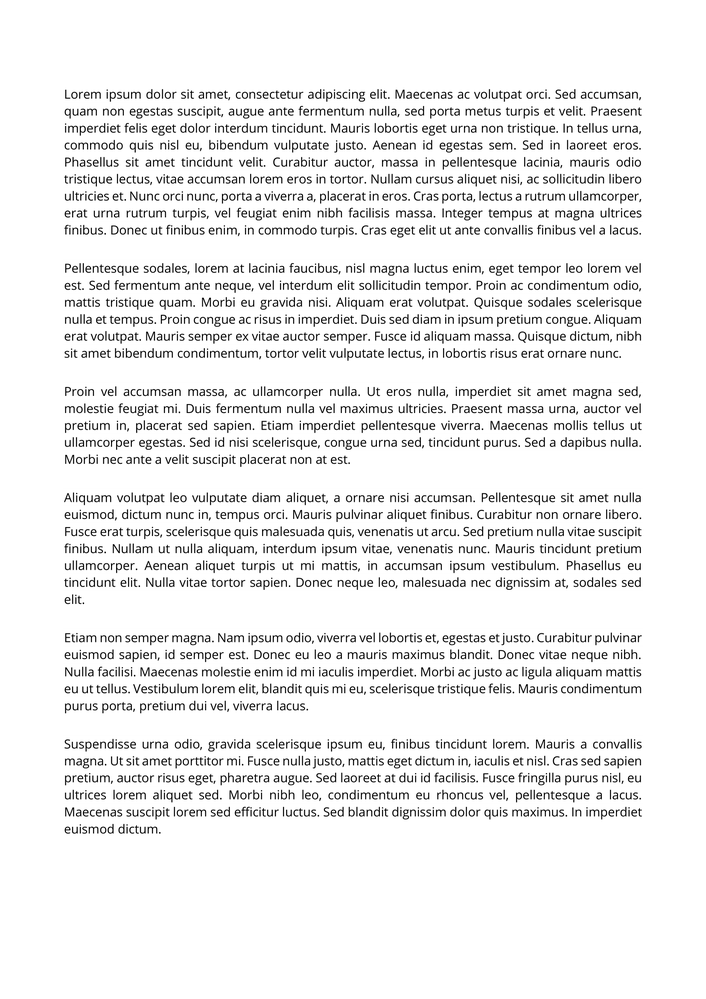
#> input picture 001.png, 706 x 999 px, shrunk from 1654 x 2339 before the run
$ python taskB.py   (older library calls are emulated)
#> lines starting #> are read from the running program, lines starting #| are printed output that depends on the picture; after the words box and inside, x2 and y2 are one past the last pixel; in counts of white or black regions, pixels touching at a corner belong together
import cv2
import numpy as np

# List of input image files (converted from scientific papers)
image_files = ["001.png","002.png","003.png","004.png","005.png","006.png","007.png","008.png"]

# Removes large images and tables from binary image
def remove_large_components(binary_img, area_threshold=500):
    # Find connected components
    num_labels, labels, stats, centroids = cv2.connectedComponentsWithStats(
        binary_img, connectivity=8, ltype=cv2.CV_32S
    )

    # Create mask to retain small components (text)
    mask = np.zeros_like(binary_img, dtype=np.uint8)
    for i in range(1, num_labels):
        area = stats[i, cv2.CC_STAT_AREA]
        if area <= area_threshold:
            mask[labels == i] = 255
    return mask

# Saves a paragraph image to disk with padding and proper naming
def save_paragraph(para_img, base_name, para_count):
    para_img_inv = 255 - para_img

    # Padding values
    padding = 35

    # Add padding
    para_img_padded = cv2.copyMakeBorder(para_img_inv,padding,padding,padding,padding,cv2.BORDER_CONSTANT,value=255)

    # Construct output filename and save image
    output_path = base_name + "_paragraph_" + str(para_count) + ".png"
    print(output_path)
    cv2.imwrite(output_path, para_img_padded)
    return output_path

# Determines if a cropped region is likely a paragraph based on spacing
def is_text_block(para_img, spacing_threshold=0.1):
    row_sums = np.sum(para_img, axis=1)
    blank_rows = np.sum(row_sums == 0)
    spacing_ratio = blank_rows / para_img.shape[0]
    return spacing_ratio >= spacing_threshold

# Main function to extract paragraphs from a given image
def extract_paragraphs(image_path):
#> called with image_path = '001.png'
    min_column_width=50
    min_paragraph_height=10

    # Get base name of image for saving paragraph outputs
    image_basename = image_path.split('/')[-1].split('\\')[-1].split('.')[0]
    print(f"\nExtracted paragraphs from {image_basename}:")

    # Load image in grayscale
    image = cv2.imread(image_path, cv2.IMREAD_GRAYSCALE)
#> image is the input picture: shape (999, 706); min 0, max 255, mean 237.8
    if image is None:
        print(f"Error: Could not read image {image_path}")
        return []

    # Convert to binary image
    _, binary = cv2.threshold(image, 0, 255, cv2.THRESH_BINARY_INV + cv2.THRESH_OTSU)
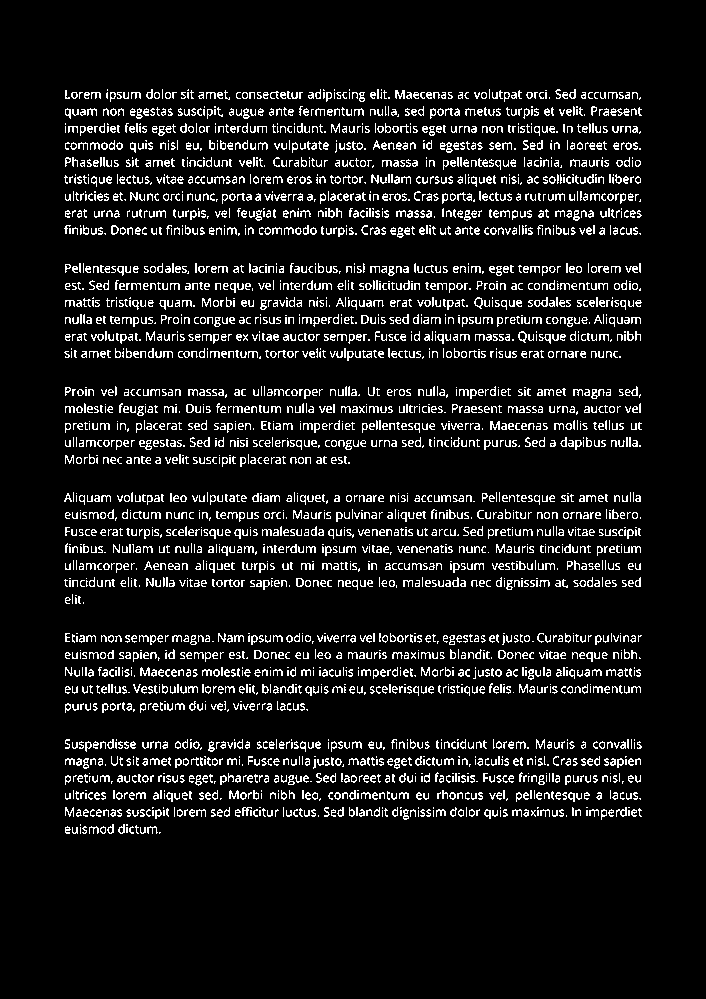
#> binary: shape (999, 706); 8.9% white in thin lines or dots, all inside (x1, y1, x2, y2) = (64, 89, 642, 834)

    # Removes image and table for column detection
    cleaned_binary = remove_large_components(binary)
#> in remove_large_components, `num_labels, labels, stats, centroids = cv2.connectedComponentsWithStat..`:
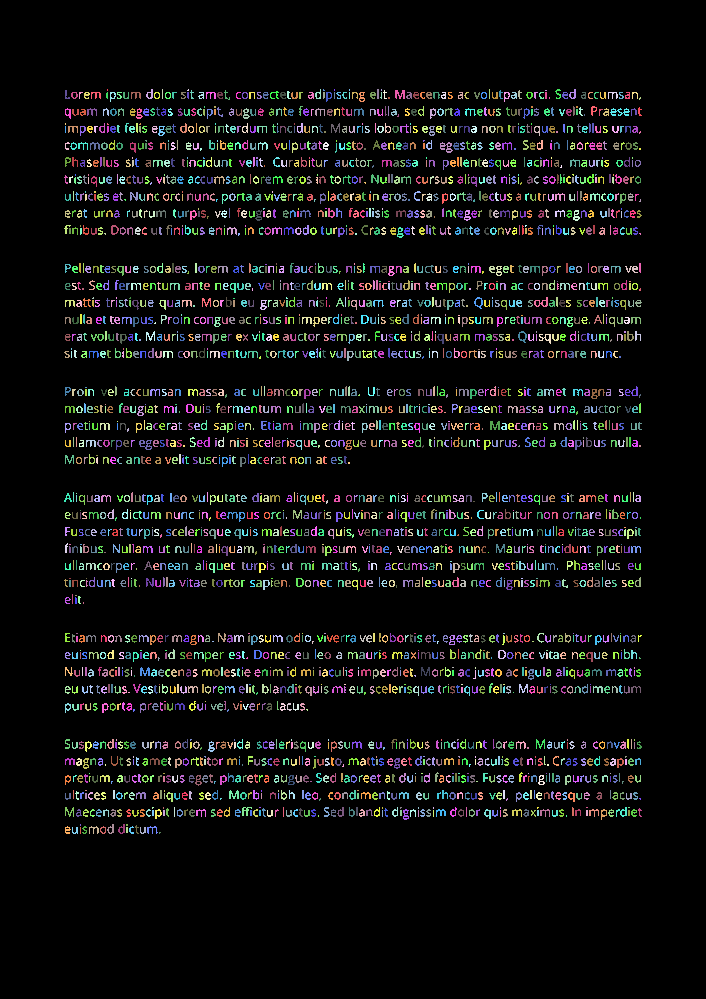
#> labels: shape (999, 706) int32; 3232 distinct labels, from 0 to 3231; one colour per label, 0 black
#> in remove_large_components, `num_labels, labels, stats, centroids = cv2.connectedComponentsWithStat..`: num_labels = 3232; centroids = 3232 pairs, first value 65 to 640, second value 89.5 to 832.3
#> the loop in remove_large_components, `for i in range(1, num_labels):` made 3231 passes
#> area on passes 2, 5, 9: 36, 29, 20

    # Column Segmentation
    vertical_projection = np.sum(cleaned_binary, axis=0)  # Sum of pixels in each column
#> vertical_projection = 706 values, max 69105 at index 65, min 0 at index 0, mean 22778.4
    columns = []
    start_col = None

    # Detect column regions based on continuous vertical pixel density
    for i, val in enumerate(vertical_projection):
        if val > 0 and start_col is None:
            start_col = i
        elif val == 0 and start_col is not None:
            if i - start_col > min_column_width:
                columns.append((start_col, i))
            start_col = None
#> this loop made 706 passes
#> start_col on pass 65: 64
#> after the loop, columns = [(64, 642)]

    if start_col is not None and binary.shape[1] - start_col > min_column_width:
        columns.append((start_col, binary.shape[1]))

    # If no columns found, treat whole image as a single column
    if not columns:
        columns = [(0, binary.shape[1])]

    para_count = 0
    saved_paths = []

    # Paragraph extraction
    for col_idx, (start_col, end_col) in enumerate(columns):
        col_img = binary[:, start_col:end_col]
        horizontal_projection = np.sum(col_img, axis=1)

        start_row = None
        blank_threshold = 25  # Number of blank rows considered as paragraph gap
        blank_count = 0

        # Scan rows to identify paragraph blocks
        for i, val in enumerate(horizontal_projection):
            if val > 0:
                if start_row is None:
                    start_row = i
                blank_count = 0  # Reset blank row counter
            elif start_row is not None:
                blank_count += 1
                if blank_count >= blank_threshold:
                    end_row = i - blank_count
                    if end_row - start_row > min_paragraph_height:
                        para_img = col_img[start_row:end_row, :]  # Extract paragraph

                        # Verify that the block resembles a paragraph
                        if is_text_block(para_img):
                            para_count += 1
                            output_path = save_paragraph(para_img, image_basename, para_count)
                            saved_paths.append(output_path)

                    # Reset for next paragraph
                    start_row = None
                    blank_count = 0
#> this loop made 1 pass
#> (col_idx, start_col, end_col, blank_threshold) on pass 1: (0, 64, 642, 25)
#| 001_paragraph_1.png
#| 001_paragraph_2.png
#| 001_paragraph_3.png
#| 001_paragraph_4.png
#| 001_paragraph_5.png
#| 001_paragraph_6.png
#> pass 1, in extract_paragraphs, `col_img = binary[:, start_col:end_col]`:
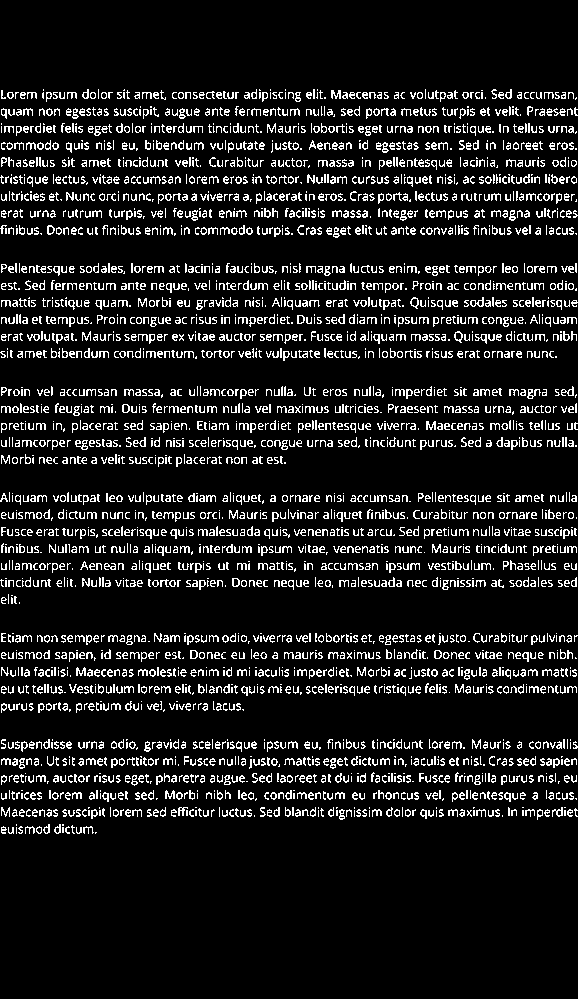
#> col_img: shape (999, 578); 10.9% white in thin lines or dots, all inside (x1, y1, x2, y2) = (0, 89, 578, 834)
#> pass 1, in save_paragraph, `para_img_inv = 255 - para_img`:
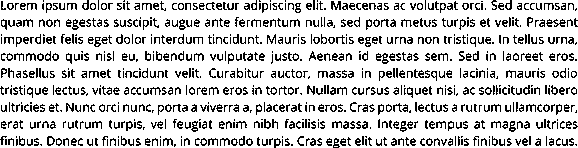
#> para_img_inv: shape (148, 578); 80.7% white; black in thin lines or dots
#> pass 1, in save_paragraph, `para_img_padded = cv2.copyMakeBorder(para_img_inv,padding,padding,padd..`:
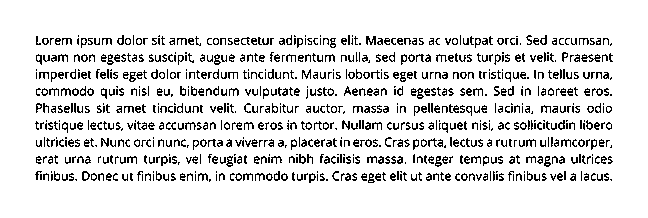
#> para_img_padded: shape (218, 648); 88.3% white; black in thin lines or dots, all inside (x1, y1, x2, y2) = (35, 35, 613, 183)
#> pass 1, in save_paragraph (call 2), `para_img_inv = 255 - para_img`:
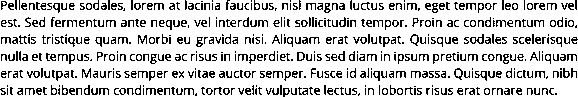
#> para_img_inv: shape (97, 578); 80.8% white; black in thin lines or dots
#> after the loop:
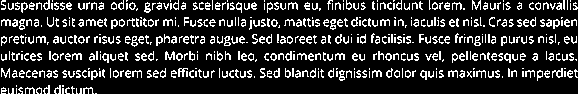
#> para_img: shape (94, 578); 17.7% white in thin lines or dots
#> after the loop, end_row = 833; output_path = '001_paragraph_6.png'; para_count = 6; saved_paths = ['001_paragraph_1.png', '001_paragraph_2.png', '001_paragraph_3.png', '001_paragraph_4.png', '001_paragraph_5.png', '001_paragraph_6.png']

# Run the extraction for each image file
for image in image_files:
    results = extract_paragraphs(image)
#> pass 2 of the loop `for image in image_files:`:
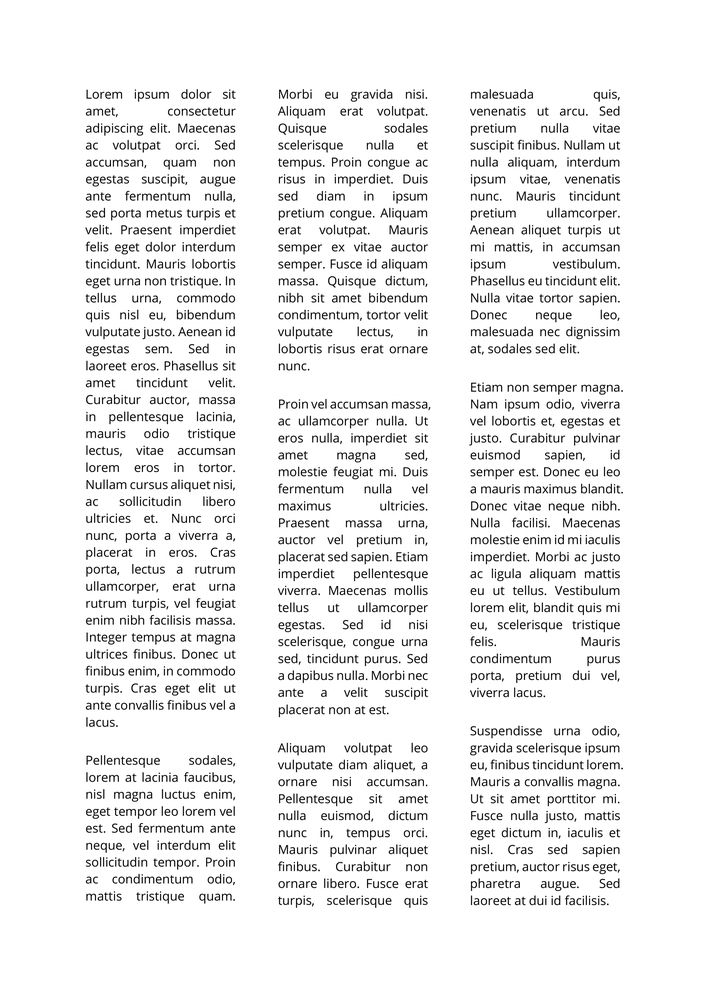
#> input picture 002.png, 706 x 999 px, shrunk from 1654 x 2339 before the run
#> in extract_paragraphs, image is the input picture: shape (999, 706); min 0, max 255, mean 238.9
#> binary: shape (999, 706); 8.3% white in thin lines or dots, all inside (x1, y1, x2, y2) = (85, 89, 623, 908)
#> labels: shape (999, 706) int32; 3006 distinct labels, from 0 to 3005
#> the loop in remove_large_components (call 2), `for i in range(1, num_labels):` made 3005 passes
#> area on passes 2, 5, 8: 36, 29, 37
#> vertical_projection = 706 values, max 86700 at index 471, min 0 at index 0, mean 21247.7
#> after the loop in extract_paragraphs (call 2), `for i, val in enumerate(vertical_projection):`: columns = [(85, 236), (278, 430), (469, 620)]
#> the loop in extract_paragraphs (call 2), `for col_idx, (start_col, end_col) in enumerate(columns):` made 3 passes
#> (start_col, end_col) on passes 1 to 3: (85, 236), (278, 430), (469, 620)
#> (printed output is left out)
#> pass 1, in extract_paragraphs (call 2), `col_img = binary[:, start_col:end_col]`:
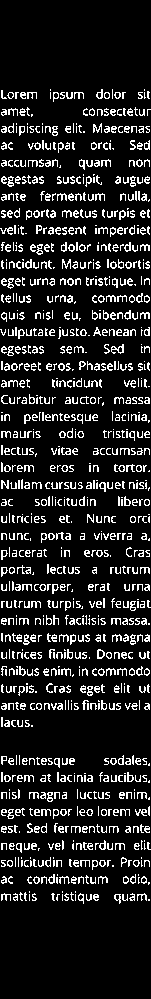
#> col_img: shape (999, 151); 13.4% white in thin lines or dots, all inside (x1, y1, x2, y2) = (0, 89, 151, 904)
#> after the loop in extract_paragraphs (call 2), `for col_idx, (start_col, end_col) in enumerate(columns):`:
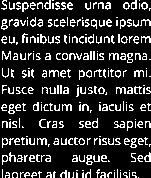
#> para_img: shape (178, 151); 17.7% white in thin lines or dots
#> after the loop in extract_paragraphs (call 2), `for col_idx, (start_col, end_col) in enumerate(columns):`: end_row = 904; output_path = '002_paragraph_8.png'; para_count = 8; saved_paths = ['002_paragraph_1.png', '002_paragraph_2.png', '002_paragraph_3.png', '002_paragraph_4.png', '002_paragraph_5.png', '002_paragraph_6.png', '002_paragraph_7.png', '002_paragraph_8.png']
#> pass 3 of the loop `for image in image_files:`:
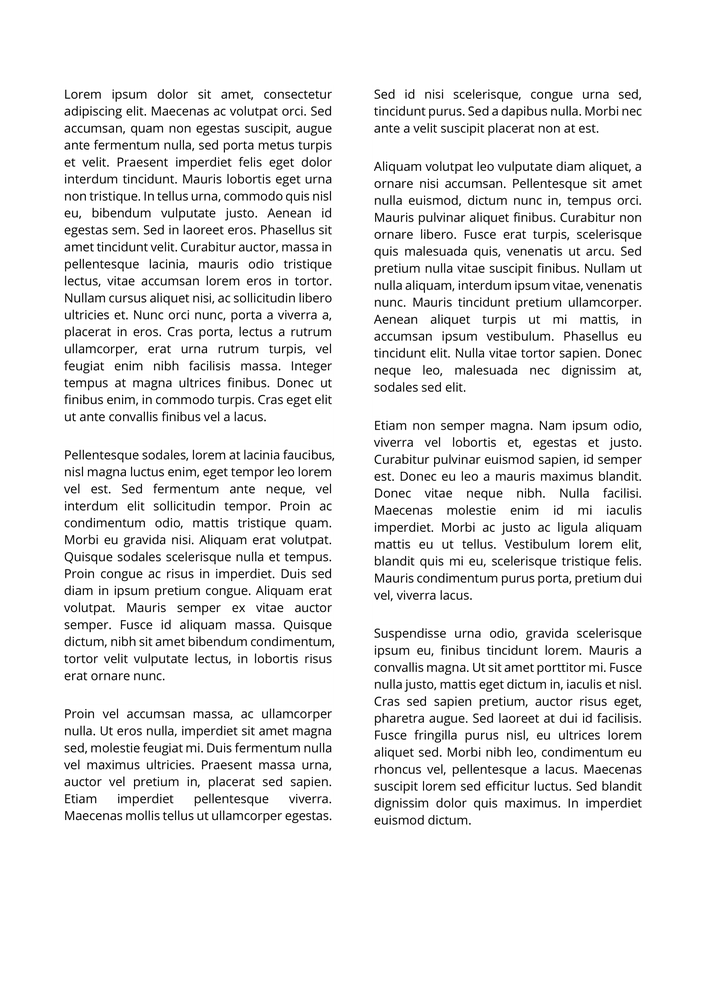
#> input picture 003.png, 706 x 999 px, shrunk from 1654 x 2339 before the run
#> in extract_paragraphs, image is the input picture: shape (999, 706); min 0, max 255, mean 237.7
#> binary: shape (999, 706); 8.9% white in thin lines or dots, all inside (x1, y1, x2, y2) = (64, 89, 642, 825)
#> labels: shape (999, 706) int32; 3234 distinct labels, from 0 to 3233
#> vertical_projection = 706 values, max 71145 at index 65, min 0 at index 0, mean 22746.3
#> the loop in extract_paragraphs (call 3), `for i, val in enumerate(vertical_projection):` made 706 passes
#> start_col on passes 65, 375: 64, 374
#> after the loop in extract_paragraphs (call 3), `for i, val in enumerate(vertical_projection):`: columns = [(64, 334), (374, 642)]
#> the loop in extract_paragraphs (call 3), `for col_idx, (start_col, end_col) in enumerate(columns):` made 2 passes
#> (col_idx, start_col, end_col, blank_threshold) on passes 1 to 2: (0, 64, 334, 25), (1, 374, 642, 25)
#> (printed output is left out)
#> pass 1, in extract_paragraphs (call 3), `col_img = binary[:, start_col:end_col]`:
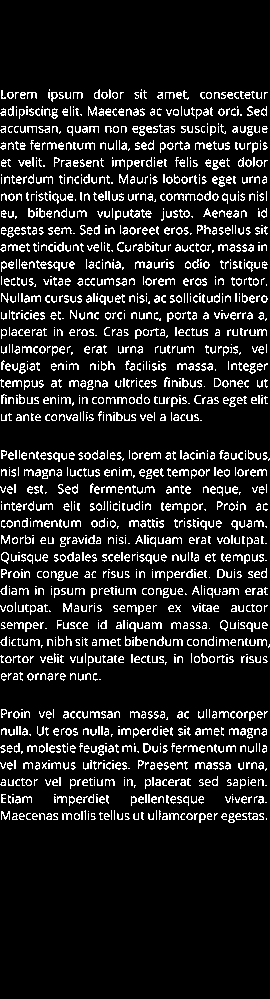
#> col_img: shape (999, 270); 12% white in thin lines or dots, all inside (x1, y1, x2, y2) = (0, 89, 270, 823)
#> after the loop in extract_paragraphs (call 3), `for col_idx, (start_col, end_col) in enumerate(columns):`:
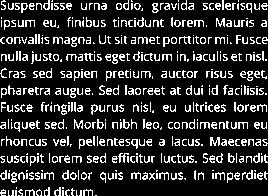
#> para_img: shape (196, 268); 18% white in thin lines or dots
#> after the loop in extract_paragraphs (call 3), `for col_idx, (start_col, end_col) in enumerate(columns):`: end_row = 824; output_path = '003_paragraph_7.png'; para_count = 7; saved_paths = ['003_paragraph_1.png', '003_paragraph_2.png', '003_paragraph_3.png', '003_paragraph_4.png', '003_paragraph_5.png', '003_paragraph_6.png', '003_paragraph_7.png']
#> the loop made 8 passes; the first 3 are shown
